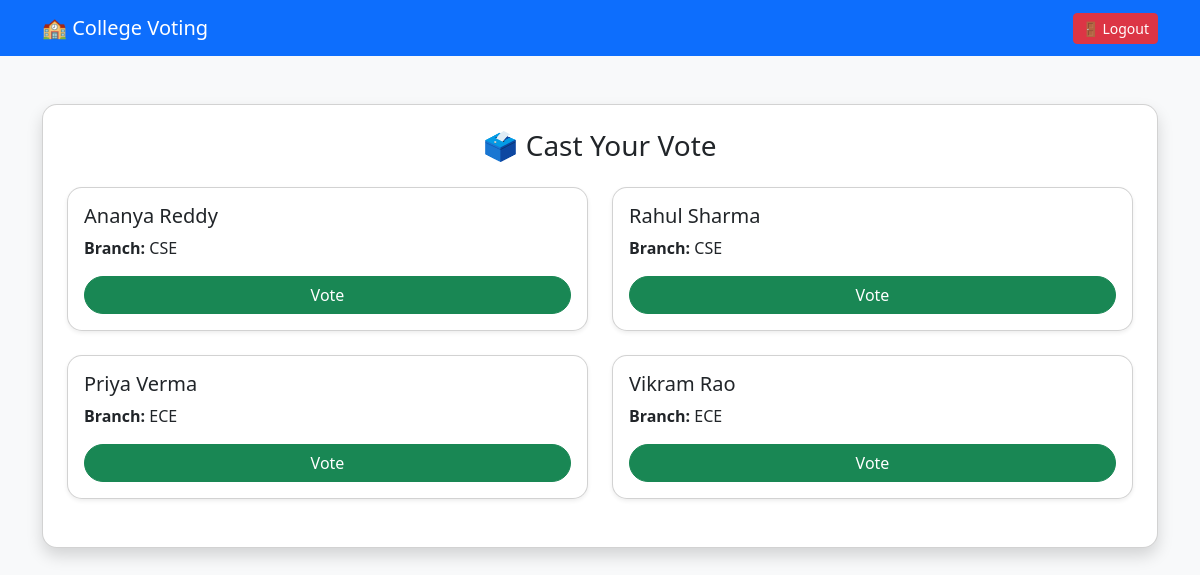
The app's page /vote.php (signed in) with its own data.
### tables this page shows
CREATE TABLE candidates (
    id INT AUTO_INCREMENT PRIMARY KEY,
    candidate_name VARCHAR(100) NOT NULL,
    department VARCHAR(100) NOT NULL,
    vote_count INT DEFAULT 0
);

### vote.php (the view, shortened to what this page needs)
<?php
include 'config.php';
$candidates = $conn->prepare("SELECT * FROM candidates ORDER BY department, candidate_name");
$candidates->execute();
$result = $candidates->get_result();
?>
<!DOCTYPE html>
<html lang="en">
<head>
    <link href="https://cdn.jsdelivr.net/npm/bootstrap@5.3.0/dist/css/bootstrap.min.css" rel="stylesheet">
</head>
<body>
<nav class="navbar navbar-expand-lg navbar-dark bg-primary">
  <div class="container">
    <a class="navbar-brand" href="dashboard.php">🏫 College Voting</a>
    <div class="d-flex">
      <a href="logout.php" class="btn btn-danger btn-sm">🚪 Logout</a>
    </div>
  </div>
</nav>
<div class="container mt-5">
    <div class="card shadow p-4">
        <h3 class="mb-4 text-center">🗳️ Cast Your Vote</h3>
        <div class="row">
            <?php while ($row = $result->fetch_assoc()): ?>
                <div class="col-md-6 mb-4">
                    <div class="card shadow-sm p-3">
                        <h5 class="card-title"><?php echo htmlspecialchars($row['candidate_name']); ?></h5>
                        <p><strong>Branch:</strong> <?php echo htmlspecialchars($row['department']); ?></p>
                        <?php if ($_SESSION['user']['has_voted'] == 0): ?>
                            <form method="POST">
                                <button type="submit" class="btn btn-success w-100">Vote</button>
                            </form>
                        <?php else: ?>
                            <button class="btn btn-secondary w-100" disabled>Voted</button>
                        <?php endif; ?>
                    </div>
                </div>
            <?php endwhile; ?>
        </div>
    </div>
</div>
</body>
</html>

### vote.php (style rules this page uses)
body { background-color: #f8f9fa; }
.card { border-radius: 15px; }
.btn-success { border-radius: 50px; }

### records on screen
candidates: candidate_name "Ananya Reddy", department "CSE"
candidates: candidate_name "Rahul Sharma", department "CSE"
candidates: candidate_name "Priya Verma", department "ECE"
candidates: candidate_name "Vikram Rao", department "ECE"
